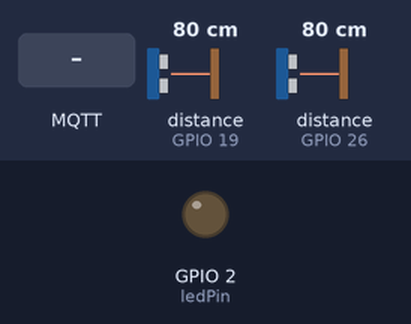
This sketch was run on a simulated ESP32. Shown: output pins drawn as LEDs (lit = HIGH). Wiring (inferred from the names in the program): 2 × ultrasonic range finder: trigger GPIO 21, echo GPIO 19 / trigger GPIO 25, echo GPIO 26. The test bench sets the inputs (shaded band); at power-on: distance to the obstacle (sensors on GPIO 19, GPIO 26) 80 cm. The echo pulse lasts 58.3 µs per cm; WiFi joins after 1.5 s; servers stay silent unless stated; random numbers use the default seed unless the sketch sets one; no MQTT or app messages arrive unless stated; not simulated (calls return 0 or success): env.h; names the files do not define were given values by the test bench: BROKER_PORT = 1883; pins used as bus, display or sensor lines are not drawn; what the sketch prints to the serial monitor is not drawn.

Above: at 3.0 s.
3.1 s: MQTT message "acender" arrives on the first subscribed topic
At 4.2 s:
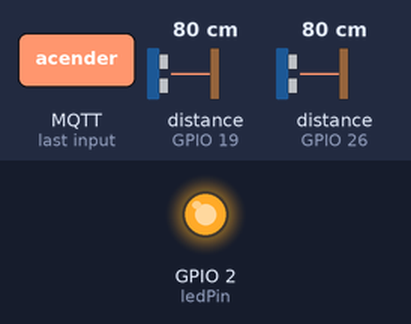
6.4 s: MQTT message "apagar" arrives on the first subscribed topic
At 6.9 s:
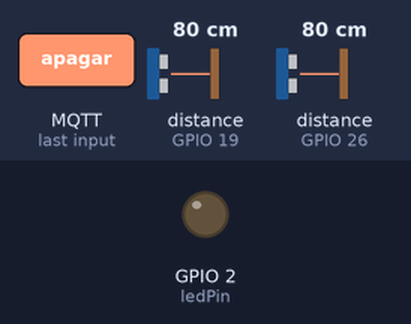
Timing chart, 0 to 9.4 s (numbered marks = the images above; inputs shaded):
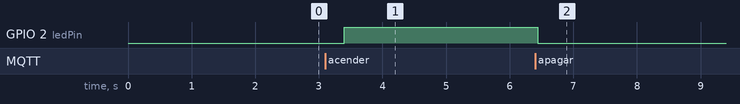

Measured:
- after the input at 3.1 s, GPIO 2 (ledPin): LOW → HIGH after 0.30 s
- after the input at 6.4 s, GPIO 2 (ledPin): HIGH → LOW at once

The sketch:

S_n_Hyago.ino
```cpp
#include <WiFi.h>
#include <PubSubClient.h>
#include <WiFiClientSecure.h>
#include "env.h"

WiFiClientSecure client;          //cria objeto p/ WiFi
PubSubClient mqtt(client);  //cria objeto p/ mqtt usando WiFi

const byte ledPin = 2;

int distancia = 0;
unsigned long tempo = 0;

//sensores s1
const byte trigg_pin_1= 21;
const byte echo_pin_1= 19;

//sensores s2
const byte trigg_pin_2= 25;
const byte echo_pin_2= 26;


void setup() {
//led
  pinMode(ledPin, OUTPUT);

//sensores
  pinMode(trigg_pin_1, OUTPUT);
  pinMode(echo_pin_1, INPUT);
  //repetir para o 2
pinMode(trigg_pin_2, OUTPUT);
  pinMode(echo_pin_2, INPUT);

  client.setInsecure();
  Serial.begin(115200);    //configura a placa para mostrar na tela
  WiFi.begin(SSID, PASS);  // tenta conectar na rede
  Serial.println("Conectando no WiFi");
  while (WiFi.status() != WL_CONNECTED) {
    Serial.print(".");
    delay(200);
  }

  Serial.println("\nConectado com sucesso!");


  //Configura a placa para mostra na tela
  mqtt.setServer(BROKER_URL, BROKER_PORT);
  Serial.println("Conectando no Broker");

  String boardID = "S1-"; //Cria um nome que começa com "s1-"
  boardID += String(random(0xffff),HEX); //Junta o "s1-" com um número aleatório Hexadecimal

  //Enquanto não estiver conectado mostra "."

  while (!mqtt.connected()){
    mqtt.connect(boardID.c_str(), BROKER_USR_NAME, BROKER_USR_PASS);
    Serial.print(".");
    delay(200);
  }
  mqtt.subscribe(TOPIC_LUM); //vamos mudar (topico)
  mqtt.setCallback(callback);
  Serial.println("\nConectado com sucesso ao broker");
}

long lerDistancia(int trigg_pin, int echo_pin) {
  digitalWrite(trigg_pin, LOW);
  delayMicroseconds(2);
  digitalWrite(trigg_pin, HIGH);
  delayMicroseconds(10);
  digitalWrite(trigg_pin, LOW);

  long duracao = pulseIn(echo_pin, HIGH);
  long distancia = duracao * 349.24 / 2 / 10000;

  return distancia;
}

void loop() {
  //ler ultrassonico 1
  long distancia_1 = lerDistancia(trigg_pin_1, echo_pin_1);
  Serial.printf("Distância: %scm\n",String(distancia_1));

  //se <10 publica
  if (distancia_1 < 10) {
    mqtt.publish(TOPIC_PRESENCA_1, "Detectado");
  }


  //ler ultrassonico 2
  long distancia_2 = lerDistancia(trigg_pin_2, echo_pin_2);
  Serial.printf("Distância: %scm\n",String(distancia_2));
  //se <10 publica
  if (distancia_2 < 10) {
  mqtt.publish(TOPIC_PRESENCA_2, "Detectado");

  }


  mqtt.loop();  // Mantem conexão
  delay(500);
}

void callback(char* topic, byte* payload, unsigned long length){
  String msgRecebida = "";
  for(int i = 0; i< length; i++){
    msgRecebida += (char) payload[i];
  }
  Serial.println(msgRecebida);
  //Fazer o controle aqui

  if(msgRecebida == "acender" ) {
    digitalWrite(ledPin, HIGH);
    delay(1000);
    Serial.println("ligando...");
  }

  if(msgRecebida == "apagar" ) {
    digitalWrite(ledPin, LOW);
    delay(1000);
    Serial.println("apagando...");
  }
}
```
